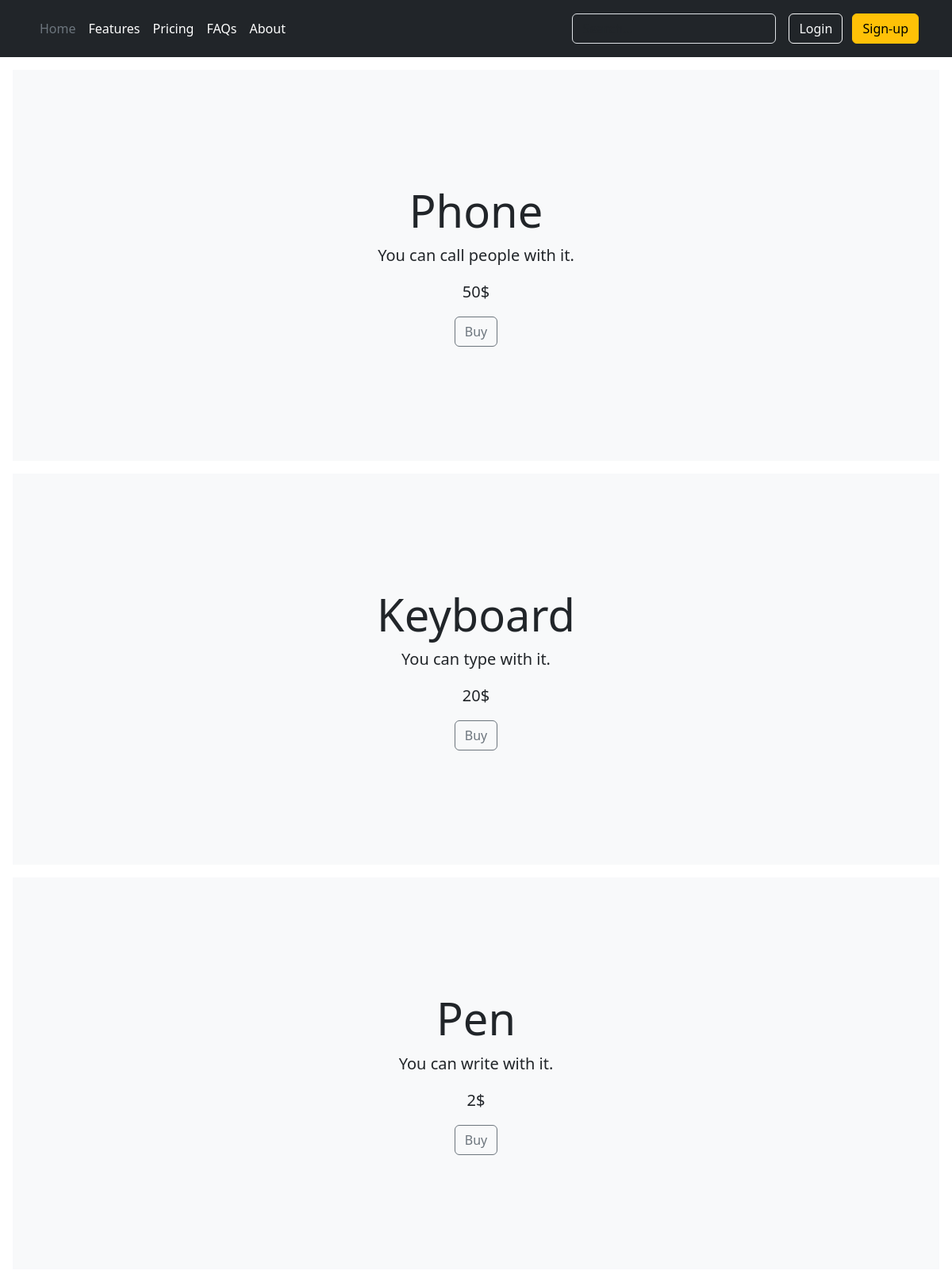
The page / on the database its author committed.
### base/models.py (models this page shows, shortened)
class Product(models.Model):
    name = models.CharField(max_length=50)
    description = models.CharField(max_length=200)
    price = models.IntegerField(default=0)
    active = models.BooleanField(default=True)
    seller = models.ForeignKey(User, on_delete=models.CASCADE, null=True, blank=True)

### base/views.py (the view)
# urls.py: path('', views.index, name='index'),
def index(request):
	products = Product.objects.all()
	return render(request, 'base/index.html', {'products': products})

### base/templates/base/index.html (shortened to what this page needs)
{% extends "base.html" %}
{% block content %}
    {% for product in products %}
        {% if product.active %}
            <div class="position-relative overflow-hidden p-3 p-md-5 m-md-3 text-center bg-light">
                <div class="col-md-5 p-lg-5 mx-auto my-5">
                  <h1 class="display-4 fw-normal">{{ product.name }}</h1>
                    <p class="lead fw-normal">{{ product.description }}</p>
                    <p class="lead fw-normal">{{ product.price }}$</p>
                    <a class="btn btn-outline-secondary" href="#">Buy</a>
                </div>
            </div>
        {% endif %}
    {% endfor %}
{% endblock content %}

### rows shown on the page
Product: name "Phone", description "You can call people with it.", price "50"
Product: name "Keyboard", description "You can type with it.", price "20"
Product: name "Pen", description "You can write with it.", price "2"
